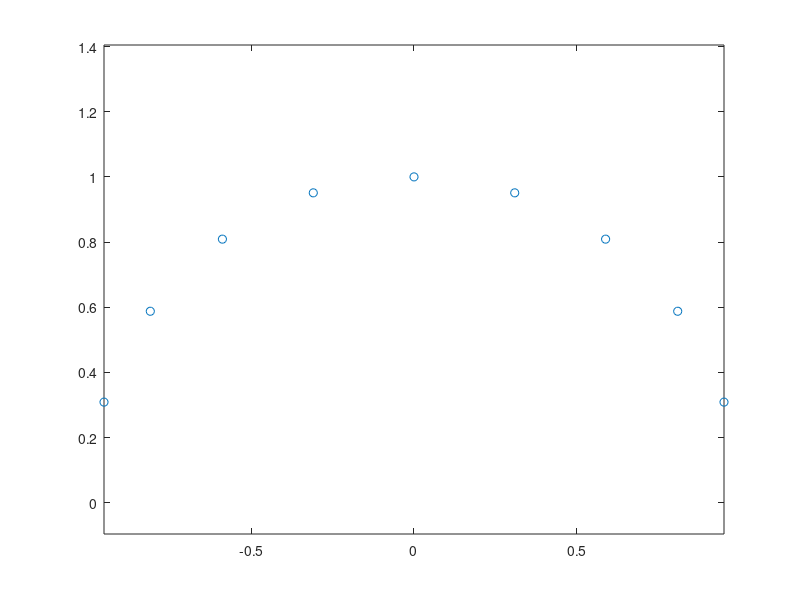

This chart was generated by the following MATLAB code:
clear; clc
n = 10;
a = 1;
U = 1;
i = 1:n-1;
phi = (10-i)*pi/10;
r = a*sin(phi);
z = a*cos(phi);
plot(z, r, 'o'); axis equal;

L = 2*0.8*a;
s = L/n;
zp = -0.8*a + (0:n)*s;
A = zeros(n);
b = zeros(n, 1);
for i = 1:n-1
    for j = 1:n
        d_ij = sqrt(r(i)^2 + (z(i)-zp(j))^2);
        d_ij1 = sqrt(r(i)^2 + (z(i)-zp(j+1))^2);
        A(i, j) = d_ij - d_ij1;
    end
    b(i) = r(i)^2/2;
end

Q = A\b;
m = 100;
zz = linspace(-10, 10, m);
rr = linspace(0, 10, m);
psi = zeros(m);
for ir = 1:m
end
